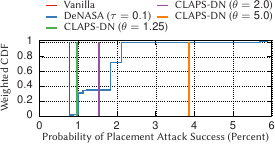

Write the gnuplot code that produced this figure.
set terminal epslatex size 3,1.5 font "" 8 standalone header \
    "XXX"
set datafile separator ','
set output 'denasa_exit.tex'

load './Set1.plt'

set xrange [0.0:*]
set yrange [0.0:1.02]

set xlabel "Probability of Placement Attack Success (Percent)" offset 0,+0.5
set ylabel "Weighted CDF" offset +0.5,0

set grid back
set key outside left tm Left vertical maxrows 3 width -6 samplen 1 reverse

set pointintervalbox 1.6

LW = 4
PS = 1.1
PI = -12000

plot \
'~/prj/lapsit/location-aware-tor/data/denasa_placement/vanilla_exit.csv' with l title "Vanilla" ls 1 lw LW, \
'~/prj/lapsit/location-aware-tor/data/denasa_placement/denasa_exit.csv' with l title "DeNASA ($\\tau = 0.1$)" ls 2 lw LW, \
'~/prj/lapsit/location-aware-tor/data/denasa_placement/claps1.25_exit_real.csv' with l title "CLAPS-DN ($\\theta = 1.25$)" ls 3 lw LW, \
'~/prj/lapsit/location-aware-tor/data/denasa_placement/vanilla_exit2.csv' with l title "CLAPS-DN ($\\theta = 2.0$)" ls 4 lw LW, \
'~/prj/lapsit/location-aware-tor/data/denasa_placement/vanilla_exit5.csv' with l title "CLAPS-DN ($\\theta = 5.0$)" ls 5 lw LW, \
